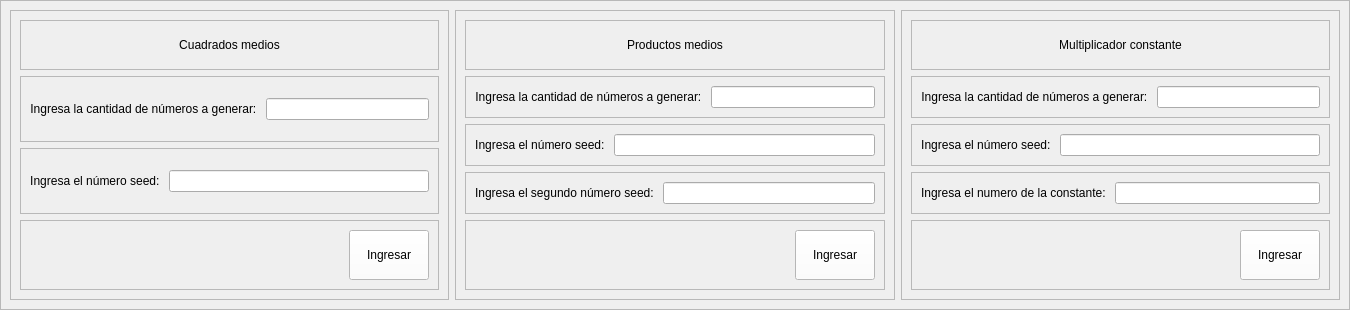
            <widget class="QWidget" name="page_aleatorio">
             <layout class="QVBoxLayout" name="verticalLayout_82">
              <property name="spacing">
               <number>0</number>
              </property>
              <property name="leftMargin">
               <number>0</number>
              </property>
              <property name="topMargin">
               <number>0</number>
              </property>
              <property name="rightMargin">
               <number>0</number>
              </property>
              <property name="bottomMargin">
               <number>0</number>
              </property>
              <item>
               <widget class="QFrame" name="frame_175">
                <property name="frameShape">
                 <enum>QFrame::StyledPanel</enum>
                </property>
                <property name="frameShadow">
                 <enum>QFrame::Raised</enum>
                </property>
                <layout class="QHBoxLayout" name="horizontalLayout_114">
                 <item>
                  <widget class="QFrame" name="frame_178">
                   <property name="frameShape">
                    <enum>QFrame::StyledPanel</enum>
                   </property>
                   <property name="frameShadow">
                    <enum>QFrame::Raised</enum>
                   </property>
                   <layout class="QVBoxLayout" name="verticalLayout_84">
                    <item>
                     <widget class="QFrame" name="frame_193">
                      <property name="minimumSize">
                       <size>
                        <width>0</width>
                        <height>50</height>
                       </size>
                      </property>
                      <property name="maximumSize">
                       <size>
                        <width>16777215</width>
                        <height>50</height>
                       </size>
                      </property>
                      <property name="frameShape">
                       <enum>QFrame::StyledPanel</enum>
                      </property>
                      <property name="frameShadow">
                       <enum>QFrame::Raised</enum>
                      </property>
                      <layout class="QVBoxLayout" name="verticalLayout_85">
                       <item>
                        <widget class="QLabel" name="label_58">
                         <property name="styleSheet">
                          <string notr="true">font: 75 12pt &quot;Open Sans Semibold&quot;</string>
                         </property>
                         <property name="text">
                          <string>Cuadrados medios</string>
                         </property>
                         <property name="alignment">
                          <set>Qt::AlignCenter</set>
                         </property>
                        </widget>
                       </item>
                      </layout>
                     </widget>
                    </item>
                    <item>
                     <widget class="QFrame" name="frame_194">
                      <property name="frameShape">
                       <enum>QFrame::StyledPanel</enum>
                      </property>
                      <property name="frameShadow">
                       <enum>QFrame::Raised</enum>
                      </property>
                      <layout class="QHBoxLayout" name="horizontalLayout_116">
                       <item>
                        <widget class="QLabel" name="label_120">
                         <property name="styleSheet">
                          <string notr="true">font: 75 9pt &quot;Open Sans Semibold&quot;</string>
                         </property>
                         <property name="text">
                          <string>Ingresa la cantidad de números a generar: </string>
                         </property>
                         <property name="alignment">
                          <set>Qt::AlignCenter</set>
                         </property>
                        </widget>
                       </item>
                       <item>
                        <widget class="QLineEdit" name="le_filas_16">
                         <property name="styleSheet">
                          <string notr="true">font: 75 8pt &quot;Open Sans Semibold&quot;</string>
                         </property>
                        </widget>
                       </item>
                      </layout>
                     </widget>
                    </item>
                    <item>
                     <widget class="QFrame" name="frame_202">
                      <property name="frameShape">
                       <enum>QFrame::StyledPanel</enum>
                      </property>
                      <property name="frameShadow">
                       <enum>QFrame::Raised</enum>
                      </property>
                      <layout class="QHBoxLayout" name="horizontalLayout_130">
                       <item>
                        <widget class="QLabel" name="label_123">
                         <property name="styleSheet">
                          <string notr="true">font: 75 9pt &quot;Open Sans Semibold&quot;</string>
                         </property>
                         <property name="text">
                          <string>Ingresa el número seed: </string>
                         </property>
                         <property name="alignment">
                          <set>Qt::AlignCenter</set>
                         </property>
                        </widget>
                       </item>
                       <item>
                        <widget class="QLineEdit" name="le_filas_19">
                         <property name="styleSheet">
                          <string notr="true">font: 75 8pt &quot;Open Sans Semibold&quot;</string>
                         </property>
                        </widget>
                       </item>
                      </layout>
                     </widget>
                    </item>
                    <item>
                     <widget class="QFrame" name="frame_195">
                      <property name="frameShape">
                       <enum>QFrame::StyledPanel</enum>
                      </property>
                      <property name="frameShadow">
                       <enum>QFrame::Raised</enum>
                      </property>
                      <layout class="QHBoxLayout" name="horizontalLayout_137">
                       <item>
                        <spacer name="horizontalSpacer_10">
                         <property name="orientation">
                          <enum>Qt::Horizontal</enum>
                         </property>
                         <property name="sizeHint" stdset="0">
                          <size>
                           <width>319</width>
                           <height>20</height>
                          </size>
                         </property>
                        </spacer>
                       </item>
                       <item>
                        <widget class="QPushButton" name="btn_resultado_incriptacion_2">
                         <property name="minimumSize">
                          <size>
                           <width>0</width>
                           <height>50</height>
                          </size>
                         </property>
                         <property name="styleSheet">
                          <string notr="true">QFrame{
background-color: rgb(51, 157, 255);
}

QPushButton{
color: rgb(0, 0, 0);
background-color: rgb(255, 255, 255);
font: 75 9pt &quot;Open Sans Semibold&quot;
}

QPushButton:hover{
color: rgb(255, 255, 255);
background-color: rgb(207, 178, 132);
font: 75 10pt  &quot;Open Sans Semibold&quot;
}</string>
                         </property>
                         <property name="text">
                          <string>Ingresar</string>
                         </property>
                        </widget>
                       </item>
                      </layout>
                     </widget>
                    </item>
                   </layout>
                  </widget>
                 </item>
                 <item>
                  <widget class="QFrame" name="frame_179">
                   <property name="frameShape">
                    <enum>QFrame::StyledPanel</enum>
                   </property>
                   <property name="frameShadow">
                    <enum>QFrame::Raised</enum>
                   </property>
                   <layout class="QVBoxLayout" name="verticalLayout_88">
                    <item>
                     <widget class="QFrame" name="frame_197">
                      <property name="minimumSize">
                       <size>
                        <width>0</width>
                        <height>50</height>
                       </size>
                      </property>
                      <property name="maximumSize">
                       <size>
                        <width>16777215</width>
                        <height>50</height>
                       </size>
                      </property>
                      <property name="frameShape">
                       <enum>QFrame::StyledPanel</enum>
                      </property>
                      <property name="frameShadow">
                       <enum>QFrame::Raised</enum>
                      </property>
                      <layout class="QVBoxLayout" name="verticalLayout_86">
                       <item>
                        <widget class="QLabel" name="label_104">
                         <property name="styleSheet">
                          <string notr="true">font: 75 12pt &quot;Open Sans Semibold&quot;</string>
                         </property>
                         <property name="text">
                          <string>Productos medios</string>
                         </property>
                         <property name="alignment">
                          <set>Qt::AlignCenter</set>
                         </property>
                        </widget>
                       </item>
                      </layout>
                     </widget>
                    </item>
                    <item>
                     <widget class="QFrame" name="frame_196">
                      <property name="frameShape">
                       <enum>QFrame::StyledPanel</enum>
                      </property>
                      <property name="frameShadow">
                       <enum>QFrame::Raised</enum>
                      </property>
                      <layout class="QHBoxLayout" name="horizontalLayout_129">
                       <item>
                        <widget class="QLabel" name="label_121">
                         <property name="styleSheet">
                          <string notr="true">font: 75 9pt &quot;Open Sans Semibold&quot;</string>
                         </property>
                         <property name="text">
                          <string>Ingresa la cantidad de números a generar: </string>
                         </property>
                         <property name="alignment">
                          <set>Qt::AlignCenter</set>
                         </property>
                        </widget>
                       </item>
                       <item>
                        <widget class="QLineEdit" name="le_filas_17">
                         <property name="styleSheet">
                          <string notr="true">font: 75 8pt &quot;Open Sans Semibold&quot;</string>
                         </property>
                        </widget>
                       </item>
                      </layout>
                     </widget>
                    </item>
                    <item>
                     <widget class="QFrame" name="frame_203">
                      <property name="frameShape">
                       <enum>QFrame::StyledPanel</enum>
                      </property>
                      <property name="frameShadow">
                       <enum>QFrame::Raised</enum>
                      </property>
                      <layout class="QHBoxLayout" name="horizontalLayout_131">
                       <item>
                        <widget class="QLabel" name="label_124">
                         <property name="styleSheet">
                          <string notr="true">font: 75 9pt &quot;Open Sans Semibold&quot;</string>
                         </property>
                         <property name="text">
                          <string>Ingresa el número seed: </string>
                         </property>
                         <property name="alignment">
                          <set>Qt::AlignCenter</set>
                         </property>
                        </widget>
                       </item>
                       <item>
                        <widget class="QLineEdit" name="le_filas_20">
                         <property name="styleSheet">
                          <string notr="true">font: 75 8pt &quot;Open Sans Semibold&quot;</string>
                         </property>
                        </widget>
                       </item>
                      </layout>
                     </widget>
                    </item>
                    <item>
                     <widget class="QFrame" name="frame_205">
                      <property name="frameShape">
                       <enum>QFrame::StyledPanel</enum>
                      </property>
                      <property name="frameShadow">
                       <enum>QFrame::Raised</enum>
                      </property>
                      <layout class="QHBoxLayout" name="horizontalLayout_133">
                       <item>
                        <widget class="QLabel" name="label_126">
                         <property name="styleSheet">
                          <string notr="true">font: 75 9pt &quot;Open Sans Semibold&quot;</string>
                         </property>
                         <property name="text">
                          <string>Ingresa el segundo número seed: </string>
                         </property>
                         <property name="alignment">
                          <set>Qt::AlignCenter</set>
                         </property>
                        </widget>
                       </item>
                       <item>
                        <widget class="QLineEdit" name="le_filas_22">
                         <property name="styleSheet">
                          <string notr="true">font: 75 8pt &quot;Open Sans Semibold&quot;</string>
                         </property>
                        </widget>
                       </item>
                      </layout>
                     </widget>
                    </item>
                    <item>
                     <widget class="QFrame" name="frame_198">
                      <property name="frameShape">
                       <enum>QFrame::StyledPanel</enum>
                      </property>
                      <property name="frameShadow">
                       <enum>QFrame::Raised</enum>
                      </property>
                      <layout class="QHBoxLayout" name="horizontalLayout_136">
                       <item>
                        <spacer name="horizontalSpacer_11">
                         <property name="orientation">
                          <enum>Qt::Horizontal</enum>
                         </property>
                         <property name="sizeHint" stdset="0">
                          <size>
                           <width>320</width>
                           <height>20</height>
                          </size>
                         </property>
                        </spacer>
                       </item>
                       <item>
                        <widget class="QPushButton" name="btn_resultado_incriptacion_3">
                         <property name="minimumSize">
                          <size>
                           <width>0</width>
                           <height>50</height>
                          </size>
                         </property>
                         <property name="styleSheet">
                          <string notr="true">QFrame{
background-color: rgb(51, 157, 255);
}

QPushButton{
color: rgb(0, 0, 0);
background-color: rgb(255, 255, 255);
font: 75 9pt &quot;Open Sans Semibold&quot;
}

QPushButton:hover{
color: rgb(255, 255, 255);
background-color: rgb(207, 178, 132);
font: 75 10pt  &quot;Open Sans Semibold&quot;
}</string>
                         </property>
                         <property name="text">
                          <string>Ingresar</string>
                         </property>
                        </widget>
                       </item>
                      </layout>
                     </widget>
                    </item>
                   </layout>
                  </widget>
                 </item>
                 <item>
                  <widget class="QFrame" name="frame_191">
                   <property name="frameShape">
                    <enum>QFrame::StyledPanel</enum>
                   </property>
                   <property name="frameShadow">
                    <enum>QFrame::Raised</enum>
                   </property>
                   <layout class="QVBoxLayout" name="verticalLayout_89">
                    <item>
                     <widget class="QFrame" name="frame_200">
                      <property name="minimumSize">
                       <size>
                        <width>0</width>
                        <height>50</height>
                       </size>
                      </property>
                      <property name="maximumSize">
                       <size>
                        <width>16777215</width>
                        <height>50</height>
                       </size>
                      </property>
                      <property name="frameShape">
                       <enum>QFrame::StyledPanel</enum>
                      </property>
                      <property name="frameShadow">
                       <enum>QFrame::Raised</enum>
                      </property>
                      <layout class="QVBoxLayout" name="verticalLayout_87">
                       <item>
                        <widget class="QLabel" name="label_118">
                         <property name="styleSheet">
                          <string notr="true">font: 75 12pt &quot;Open Sans Semibold&quot;</string>
                         </property>
                         <property name="text">
                          <string>Multiplicador constante</string>
                         </property>
                         <property name="alignment">
                          <set>Qt::AlignCenter</set>
                         </property>
                        </widget>
                       </item>
                      </layout>
                     </widget>
                    </item>
                    <item>
                     <widget class="QFrame" name="frame_199">
                      <property name="frameShape">
                       <enum>QFrame::StyledPanel</enum>
                      </property>
                      <property name="frameShadow">
                       <enum>QFrame::Raised</enum>
                      </property>
                      <layout class="QHBoxLayout" name="horizontalLayout_127">
                       <item>
                        <widget class="QLabel" name="label_122">
                         <property name="styleSheet">
                          <string notr="true">font: 75 9pt &quot;Open Sans Semibold&quot;</string>
                         </property>
                         <property name="text">
                          <string>Ingresa la cantidad de números a generar: </string>
                         </property>
                         <property name="alignment">
                          <set>Qt::AlignCenter</set>
                         </property>
                        </widget>
                       </item>
                       <item>
                        <widget class="QLineEdit" name="le_filas_18">
                         <property name="styleSheet">
                          <string notr="true">font: 75 8pt &quot;Open Sans Semibold&quot;</string>
                         </property>
                        </widget>
                       </item>
                      </layout>
                     </widget>
                    </item>
                    <item>
                     <widget class="QFrame" name="frame_204">
                      <property name="frameShape">
                       <enum>QFrame::StyledPanel</enum>
                      </property>
                      <property name="frameShadow">
                       <enum>QFrame::Raised</enum>
                      </property>
                      <layout class="QHBoxLayout" name="horizontalLayout_132">
                       <item>
                        <widget class="QLabel" name="label_125">
                         <property name="styleSheet">
                          <string notr="true">font: 75 9pt &quot;Open Sans Semibold&quot;</string>
                         </property>
                         <property name="text">
                          <string>Ingresa el número seed: </string>
                         </property>
                         <property name="alignment">
                          <set>Qt::AlignCenter</set>
                         </property>
                        </widget>
                       </item>
                       <item>
                        <widget class="QLineEdit" name="le_filas_21">
                         <property name="styleSheet">
                          <string notr="true">font: 75 8pt &quot;Open Sans Semibold&quot;</string>
                         </property>
                        </widget>
                       </item>
                      </layout>
                     </widget>
                    </item>
                    <item>
                     <widget class="QFrame" name="frame_206">
                      <property name="frameShape">
                       <enum>QFrame::StyledPanel</enum>
                      </property>
                      <property name="frameShadow">
                       <enum>QFrame::Raised</enum>
                      </property>
                      <layout class="QHBoxLayout" name="horizontalLayout_134">
                       <item>
                        <widget class="QLabel" name="label_127">
                         <property name="styleSheet">
                          <string notr="true">font: 75 9pt &quot;Open Sans Semibold&quot;</string>
                         </property>
                         <property name="text">
                          <string>Ingresa el numero de la constante: </string>
                         </property>
                         <property name="alignment">
                          <set>Qt::AlignCenter</set>
                         </property>
                        </widget>
                       </item>
                       <item>
                        <widget class="QLineEdit" name="le_filas_23">
                         <property name="styleSheet">
                          <string notr="true">font: 75 8pt &quot;Open Sans Semibold&quot;</string>
                         </property>
                        </widget>
                       </item>
                      </layout>
                     </widget>
                    </item>
                    <item>
                     <widget class="QFrame" name="frame_201">
                      <property name="frameShape">
                       <enum>QFrame::StyledPanel</enum>
                      </property>
                      <property name="frameShadow">
                       <enum>QFrame::Raised</enum>
                      </property>
                      <layout class="QHBoxLayout" name="horizontalLayout_135">
                       <item>
                        <spacer name="horizontalSpacer_12">
                         <property name="orientation">
                          <enum>Qt::Horizontal</enum>
                         </property>
                         <property name="sizeHint" stdset="0">
                          <size>
                           <width>319</width>
                           <height>20</height>
                          </size>
                         </property>
                        </spacer>
                       </item>
                       <item>
                        <widget class="QPushButton" name="btn_resultado_incriptacion_4">
                         <property name="minimumSize">
                          <size>
                           <width>0</width>
                           <height>50</height>
                          </size>
                         </property>
                         <property name="styleSheet">
                          <string notr="true">QFrame{
background-color: rgb(51, 157, 255);
}

QPushButton{
color: rgb(0, 0, 0);
background-color: rgb(255, 255, 255);
font: 75 9pt &quot;Open Sans Semibold&quot;
}

QPushButton:hover{
color: rgb(255, 255, 255);
background-color: rgb(207, 178, 132);
font: 75 10pt  &quot;Open Sans Semibold&quot;
}</string>
                         </property>
                         <property name="text">
                          <string>Ingresar</string>
                         </property>
                        </widget>
                       </item>
                      </layout>
                     </widget>
                    </item>
                   </layout>
                  </widget>
                 </item>
                </layout>
               </widget>
              </item>
             </layout>
            </widget>
